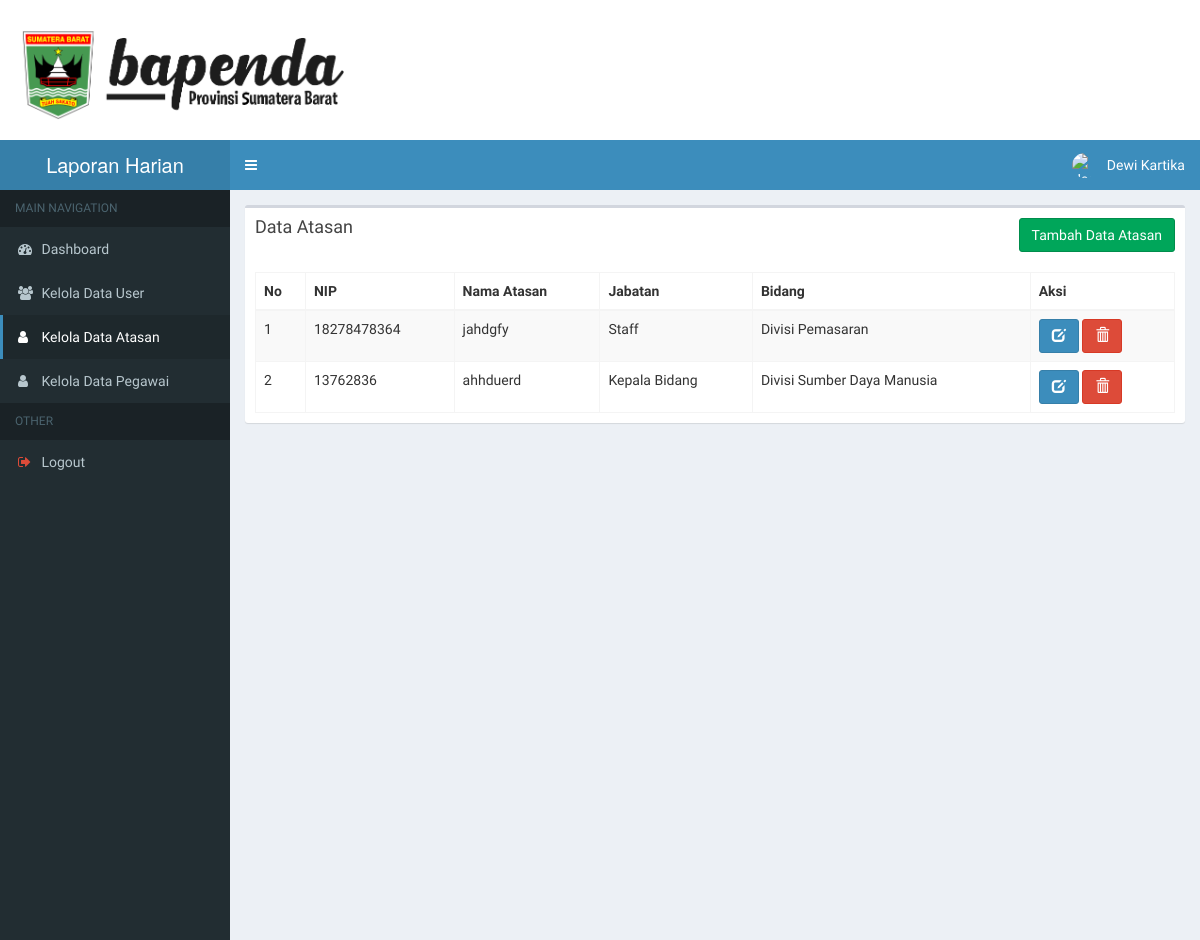
Before: /detail_index.php?p=atasan (signed in) with the older database file.
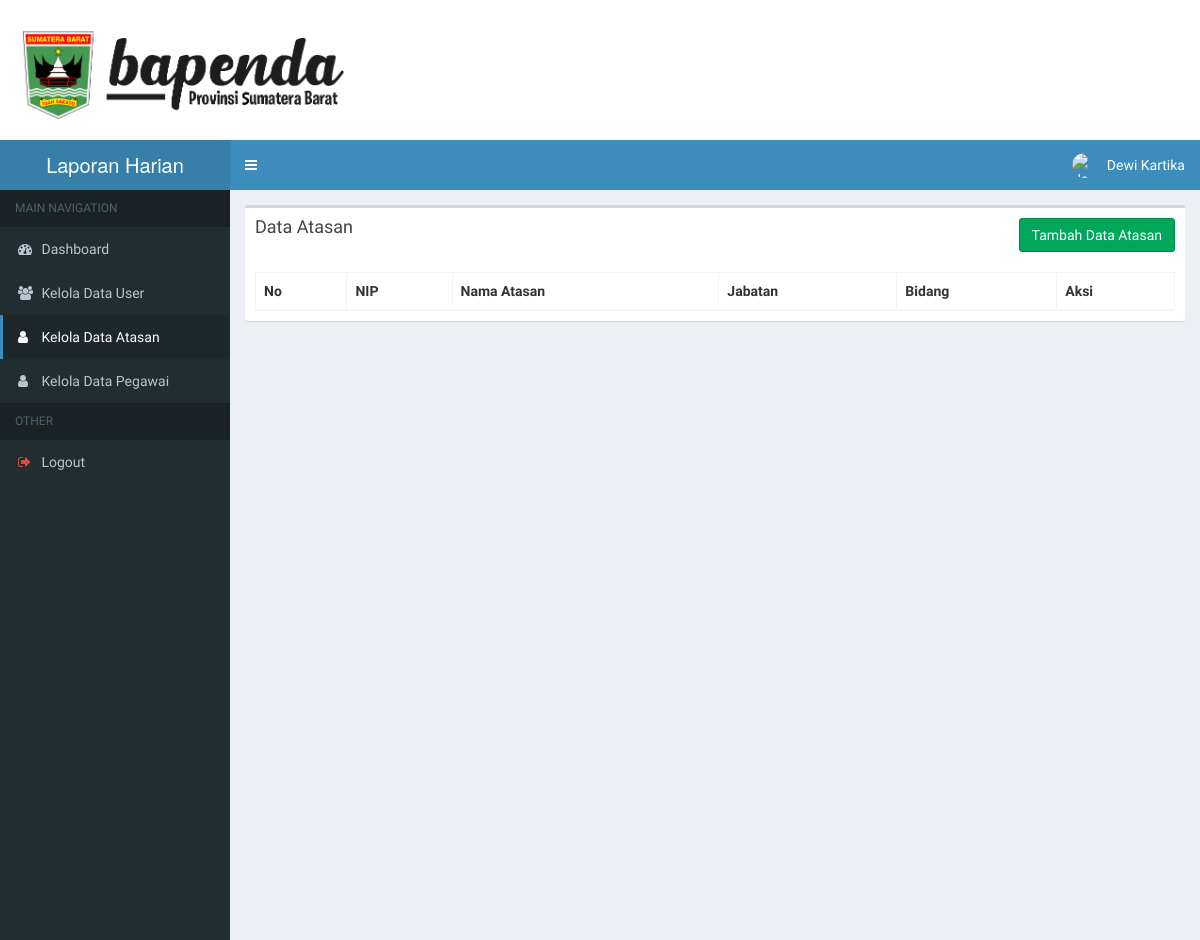
After: the same page with the newer database file.
### tables this page shows
CREATE TABLE `atasan` (
  `id_atasan` int(11) NOT NULL,
  `nip` varchar(50) NOT NULL,
  `nama_atasan` varchar(255) NOT NULL,
  `id_jabatan` int(11) NOT NULL,
  `id_unit_kerja` int(11) NOT NULL
);

### page/atasan/index.php (the view, shortened to what this page needs)
<div class="row">
    <div class="col-xs-12">
      <div class="box">
        <div class="box-header">
          <h3 class="box-title">Data Atasan</h3><span class="pull-right"><a class="btn btn-success" href="?p=atasan&act=create">Tambah Data Atasan</a></span>
        </div>
        <div class="box-body">
          <table id="example1" class="table table-bordered table-striped">
            <thead>
            <tr>
              <th>No</th>
              <th>NIP</th>
              <th>Nama Atasan</th>
              <th>Jabatan</th>
              <th>Bidang</th>
              <th>Aksi</th>
            </tr>
            </thead>
            <tbody>
            	<?php
                $no = 0;
            		$sql = "select * from atasan";
            		$query = mysqli_query($con, $sql);
            		while ($row = mysqli_fetch_assoc($query)):
                  $no++;
            	 ?>
            	 <tr>
            	 	<td><?= $no ?></td>
            	 	<td><?= $row['nip'] ?></td>
                <td><?= $row['nama_atasan'] ?></td>
                <td><?= $row['jabatan'] ?></td>
                <td><?= $row['bidang'] ?></td>
                <td>
                  <a href="detail_index.php?p=atasan&act=edit&id_atasan=<?= $row['id_atasan'] ?>" class="btn btn-primary"><i class="glyphicon glyphicon-edit"></i></a>
                  <a href="detail_index.php?p=atasan&delete&id_atasan=<?= $row['id_atasan'] ?>" class="btn btn-danger" onclick="return confirm('Apakah Yakin Ingin Menghapus Data Atasan?')"><i class="glyphicon glyphicon-trash"></i></a>
                </td>
            	 </tr>
            	<?php endwhile; ?>
            </tbody>
          </table>
        </div>
      </div>
    </div>
  </div>

Changed rows visible on the page:
removed atasan: nip "18278478364", nama_atasan "jahdgfy", jabatan "Staff", bidang "Divisi Pemasaran"
removed atasan: nip "13762836", nama_atasan "ahhduerd", jabatan "Kepala Bidang", bidang "Divisi Sumber Daya Manusia"
